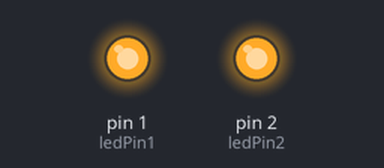
Bench run of a sketch on a simulated Arduino Uno, built with avr-gcc and run on an emulated ATmega328P. Parts: output pins drawn as LEDs (lit = HIGH).

Above: at 1.0 s.
At 3.0 s:
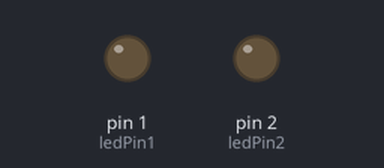
Timing chart, 0 to 5.2 s (numbered marks = the images above):
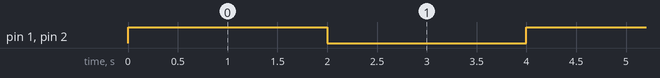

Measured:
- by itself, pin 1 (ledPin1), pin 2 (ledPin2): alternates HIGH for 2.0 s and LOW for 2.0 s

The sketch:

C1E2.ino
```cpp
//Parpadeo de 2 segundos en 2 leds (más lento).

int ledPin1 = 1;
int ledPin2 = 2;

void setup() {
  pinMode(ledPin1, OUTPUT);
  pinMode(ledPin2, OUTPUT);
}

void loop() {
  digitalWrite(ledPin1, HIGH);
   digitalWrite(ledPin2, HIGH);
  delay(2000);
  digitalWrite(ledPin1, LOW);
  digitalWrite(ledPin2, LOW);
  delay(2000);
}
```
